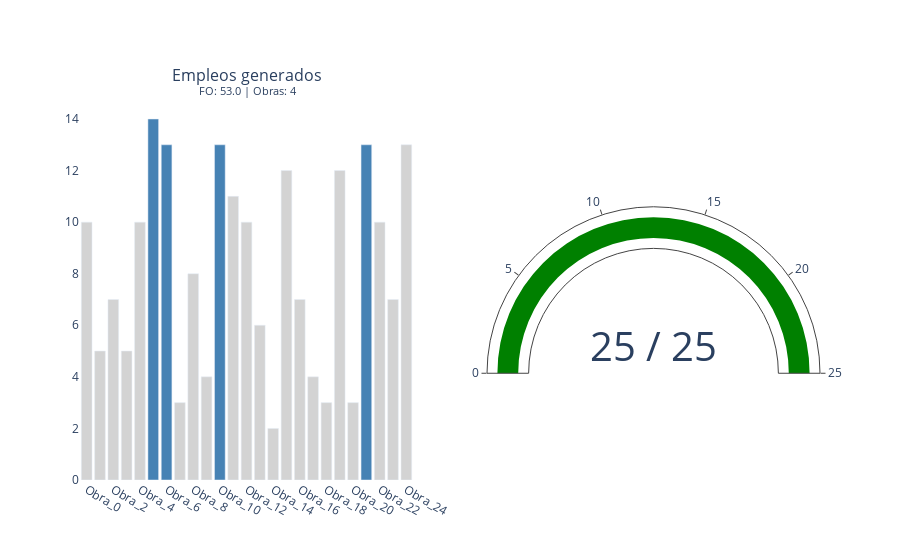

The notebook cell this image was saved under:
### Code cell
# 7. TODO Defina el criterio deseado (como diccionario).
criterio = e

# ----- DESDE ACÁ EN ADELANTE, NO TOQUE EL CÓDIGO DE ESTÁ CELDA.

# . Correr
start = time.perf_counter()
obj_greedy, obras_selec_greedy, presupuesto_usado_greedy = greedy_knapsack(O, c, e, p, criterio)
end = time.perf_counter()

# . Reportar
print("Objetos seleccionados:")
for idx in obras_selec_greedy:
    w, v = c[idx], e[idx]
    print(f"  • Obj {idx:>2}: peso={w}, valor={v}")

print(f"FO (valor total):    {obj_greedy}")
print(f"Presupuesto usado:   {presupuesto_usado_greedy}/{p}")

report(obras, obras_selec_greedy, obj_greedy, presupuesto_usado_greedy, p)      #   ▸ Reportar


# . Almacenar resultados
resultados.append({
    "Método"             : "Greedy (e)",
    "Empleos generados"  : obj_greedy,
    "Obras seleccionadas": len(obras_selec_greedy),
    "Presupuesto usado"  : presupuesto_usado_greedy,
    "Tiempo (s)"         : end - start
})

### Figure 1 — Plotly figure (JSON) as saved in the notebook; plotly's stock layout.template omitted (floating-point values rounded to 4 significant figures)
{"data": [{"customdata": [5.0, 3.0, 9.0, 6.0, 10.0, 7.0, 8.0, 2.0, 6.0, 2.0, 2.0, 9.0, 3.0, 2.0, 6.0, 2.0, 7.0, 2.0, 6.0, 6.0, 2.0], "hovertemplate": "<b>%{x}</b><br>Empleos: %{y}<br>Costo: %{customdata} millones", "marker": {"color": "lightgray"}, "type": "bar", "x": ["Obra_0", "Obra_1", "Obra_2", "Obra_3", "Obra_4", "Obra_7", "Obra_8", "Obra_9", "Obra_11", "Obra_12", "Obra_13", "Obra_14", "Obra_15", "Obra_16", "Obra_17", "Obra_18", "Obra_19", "Obra_20", "Obra_22", "Obra_23", "Obra_24"], "xaxis": "x", "y": [10.0, 5.0, 7.0, 5.0, 10.0, 3.0, 8.0, 4.0, 11.0, 10.0, 6.0, 2.0, 12.0, 7.0, 4.0, 3.0, 12.0, 3.0, 10.0, 7.0, 13.0], "yaxis": "y"}, {"customdata": [8.0, 4.0, 9.0, 4.0], "hovertemplate": "<b>%{x}</b><br>Empleos: %{y}<br>Costo: %{customdata} millones", "marker": {"color": "steelblue"}, "type": "bar", "x": ["Obra_5", "Obra_6", "Obra_10", "Obra_21"], "xaxis": "x", "y": [14.0, 13.0, 13.0, 13.0], "yaxis": "y"}, {"domain": {"x": [0.55, 1], "y": [0, 1]}, "gauge": {"axis": {"range": [0, 25]}}, "mode": "gauge+number", "number": {"font": {"size": 40}, "suffix": " / 25"}, "type": "indicator", "value": 25}], "layout": {"annotations": [{"font": {"size": 16}, "showarrow": false, "text": "Empleos generados<br><sup>FO: 53.0 | Obras: 4</sup>", "x": 0.225, "xanchor": "center", "xref": "paper", "y": 1, "yanchor": "bottom", "yref": "paper"}], "barmode": "overlay", "paper_bgcolor": "white", "plot_bgcolor": "white", "showlegend": false, "xaxis": {"anchor": "y", "categoryarray": ["Obra_0", "Obra_1", "Obra_2", "Obra_3", "Obra_4", "Obra_5", "Obra_6", "Obra_7", "Obra_8", "Obra_9", "Obra_10", "Obra_11", "Obra_12", "Obra_13", "Obra_14", "Obra_15", "Obra_16", "Obra_17", "Obra_18", "Obra_19", "Obra_20", "Obra_21", "Obra_22", "Obra_23", "Obra_24"], "categoryorder": "array", "domain": [0, 0.45], "showgrid": false}, "yaxis": {"anchor": "x", "domain": [0, 1], "showgrid": false}}}
